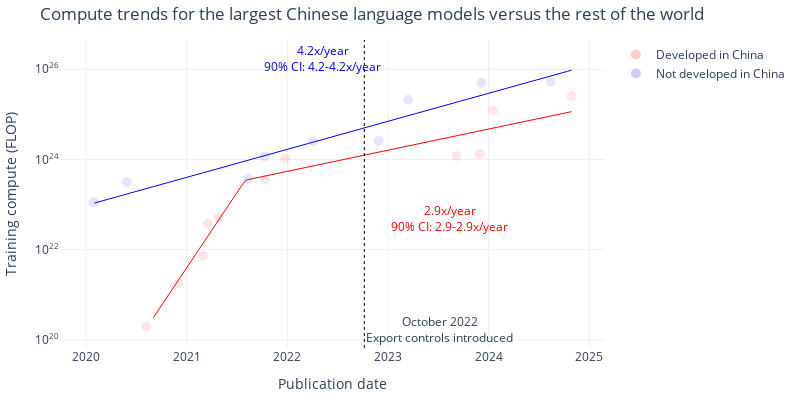

The cell this chart's notebook holds for it:
### Code cell
# Graph of the different model fits using plotly

# Use the selected models
model_types = selected_model
# Or custom:
model_types = {
    'Non-China': 'Simple',
    'China': 'One kink',
}
# Parameters for each model selection
model_params = {
    'Simple': {
        'kink_count': 0,
        'allow_discontinuities': False,
    },
    'One kink': {
        'kink_count': 1,
        'allow_discontinuities': False,
    },
    'Discontinuity': {
        'kink_count': 1,
        'allow_discontinuities': True,
    }
}

def plot_model(df, model_types, model_params):
    fig = go.Figure()

    # Plot the original data points
    df_non_china = df[df['category'] == 'Non-China']
    df_china = df[df['category'] == 'China']

    fig.add_trace(go.Scatter(
        x=df_non_china['date'], y=df_non_china['log_flop'],
        mode='markers', name='Not developed in China', text=df_non_china['Model'],
        marker=dict(color=colors['Non-China'], opacity=0.1, size=10)
    ))
    fig.add_trace(go.Scatter(
        x=df_china['date'], y=df_china['log_flop'],
        mode='markers', name='Developed in China', text=df_china['Model'],
        marker=dict(color=colors['China'], opacity=0.1, size=10)
    ))

    # Show the export controls date
    # Convert 2022-10-07 to seconds since epoch
    export_controls_date = pd.Timestamp('2022-10-07').value / 1e6
    fig.add_vline(x=export_controls_date, line_color='black', line_width=1, line_dash='dot', 
        annotation_text='October 2022<br>Export controls introduced', annotation_position='bottom right')

    date_grid = pd.date_range(start=df['date'].min(), end=df['date'].max(), freq='D')

    trend_dfs = {}
    ci_dfs = {}
    fit_results = {}
    for category, model_type in model_types.items():
        params = model_params[model_type]
        fit_result = fit_n_phase_exponential(df[df['category'] == category], **params)
        fit_results[category] = fit_result

        # Get the month of the first point, then use that to index the date_grid
        start_month = df[df['category'] == category]['date'].min().month + 1
        start_index = np.where(date_grid.month == start_month)[0][0]
        log_flop = fit_result.predict(pd.Series(date_grid))
        # To plot the bootstrapped mean prediction instead:
        # log_flop = np.mean(regression_data[category]['bootstrap_predictions'][model_type], axis=0)

        trend_dfs[category] = pd.DataFrame({
            'date': date_grid[start_index:],
            'log_flop': log_flop[start_index:],
        })

        # Get the confidence intervals
        ci_data = calculate_confidence_intervals(regression_data[category]['bootstrap_predictions'], percentile=90)
        ci_dfs[category] = pd.DataFrame({
            'date': date_grid[start_index:],
            'lower': ci_data[model_type]['lower'][start_index:],
            'upper': ci_data[model_type]['upper'][start_index:],
        })

        # Plot the best fit line with confidence intervals
        fig.add_trace(go.Scatter(
            x=date_grid[start_index:], y=log_flop[start_index:],
            mode='lines', name=f'{category} best fit line',
            line=dict(color=colors[category], width=1),
            showlegend=False,
        ))
        fig.add_trace(go.Scatter(
            x=date_grid[start_index:],
            y=ci_data[model_type]['lower'][start_index:],
            mode='lines',
            line=dict(color=colors[category], width=0),
            showlegend=False,
        ))
        fig.add_trace(go.Scatter(
            x=date_grid[start_index:],
            y=ci_data[model_type]['upper'][start_index:],
            mode='lines',
            fill='tonexty',
            fillcolor='rgba(0,0,255,0.1)' if category == 'Non-China' else 'rgba(255,0,0,0.1)',
            line=dict(color=colors[category], width=0),
            name=f'{category} 90% CI',
            showlegend=False,
        ))

    # Add slope labels
    for category in ['Non-China', 'China']:
        category_df = df[df['category'] == category]
        points = [category_df['date'].min()] + fit_results[category].break_points_dt + [category_df['date'].max()]
        model_type = model_types[category]
        best_slope = 10**regression_data[category]['models'][model_type].oom_year_slopes[-1]
        slopes = bootstrap_summary_data[category]['bootstrap_slopes'][model_type]
        slope_label = f'{best_slope:.1f}x/year<br>90% CI: {slopes[0]:.1f}-{slopes[1]:.1f}x/year'
        for i in range(len(points) - 2, len(points) - 1):
            mid = points[i] + (points[i+1] - points[i]) / 2
            if category == 'China':
                mid += pd.Timedelta(days=150)
            y = fit_results[category].predict(pd.Series([mid]))[0]
            fig.add_annotation(
                x=mid, y=y + 1.8 * (1 if category == 'Non-China' else -1),
                text=slope_label,
                showarrow=False,
                font=dict(size=12, color=colors[category])
            )

    # Update layout
    title = f'Compute trends for the largest Chinese language models versus the rest of the world'
    fig.update_layout(
        template='plotly_white',
        width=800,
        height=400,
        title=title,
        xaxis_title='Publication date',
        yaxis_title='Training compute (FLOP)',
        legend_title='',
        margin=dict(l=10, r=10, t=40, b=10),
        yaxis=dict(
            tickmode='array',
            tickvals=list(range(int(df['log_flop'].min()), int(df['log_flop'].max())+2, 2)),
            ticktext=[f'10<sup>{i}</sup>' for i in range(int(df['log_flop'].min()), int(df['log_flop'].max())+2, 2)]
        )
    )

    if save:
        fname = f'compute_regression_china_model={model_types["China"]}_non_china_model={model_types["Non-China"]}_model_selection={model_selection}_frontier={frontier_selection}_top{top_n}_cutoff={cutoff_date}'
        save_plot(fig, results_dir, fname)
        
        slope_df = pd.DataFrame({
            'Category': ['Non-China', 'China'],
            'Best fit slope': [10**regression_data[category]['models'][model_types[category]].oom_year_slopes[-1] for category in ['Non-China', 'China']],
            '90% CI lower': [bootstrap_summary_data[category]['bootstrap_slopes'][model_types[category]][0] for category in ['Non-China', 'China']],
            '90% CI upper': [bootstrap_summary_data[category]['bootstrap_slopes'][model_types[category]][1] for category in ['Non-China', 'China']],
        })
        slope_df.to_csv(results_dir + f'plot_data/recent_slopes_{fname}.csv', index=False)

        df_non_china[['Model', 'Organization', 'date', 'log_flop']].to_csv(results_dir + f'plot_data/non_china_scatter_{fname}.csv', index=False)
        df_china[['Model', 'Organization', 'date', 'log_flop']].to_csv(results_dir + f'plot_data/china_scatter_{fname}.csv', index=False)
        trend_dfs['Non-China'][['date', 'log_flop']].to_csv(results_dir + f'plot_data/non_china_best_fit_line_{fname}.csv', index=False)
        trend_dfs['China'][['date', 'log_flop']].to_csv(results_dir + f'plot_data/china_best_fit_line_{fname}.csv', index=False)
        ci_dfs['Non-China'][['date', 'lower', 'upper']].to_csv(results_dir + f'plot_data/non_china_ci_{fname}.csv', index=False)
        ci_dfs['China'][['date', 'lower', 'upper']].to_csv(results_dir + f'plot_data/china_ci_{fname}.csv', index=False)

    fig.show()

    return fit_result

fit_result = plot_model(df_filtered, model_types, model_params)

### Figure 1 — Plotly figure (JSON) as saved in the notebook; plotly's stock layout.template omitted (floating-point values rounded to 4 significant figures; data arrays with more than 128 entries replaced by an {"elided": "..."} marker saying what was removed)
{"data": [{"marker": {"color": "blue", "opacity": 0.1, "size": 10}, "mode": "markers", "name": "Not developed in China", "text": ["Meena", "GPT-3 175B (davinci)", "Jurassic-1-Jumbo", "Megatron-Turing NLG 530B", "PaLM (540B)", "GPT-3.5", "GPT-4", "Gemini 1.0 Ultra", "Grok-2"], "type": "scatter", "x": ["2020-01-28T00:00:00", "2020-05-28T00:00:00", "2021-08-11T00:00:00", "2021-10-11T00:00:00", "2022-04-04T00:00:00", "2022-11-28T00:00:00", "2023-03-15T00:00:00", "2023-12-06T00:00:00", "2024-08-13T00:00:00"], "y": [23.05, 23.5, 23.57, 24.07, 24.4, 24.41, 25.32, 25.7, 25.72]}, {"marker": {"color": "red", "opacity": 0.1, "size": 10}, "mode": "markers", "name": "Developed in China", "text": ["ERNIE-GEN (large)", "CPM-Large", "Wu Dao - Wen Lan", "GLM-10B", "PanGu-α", "Yuan 1.0", "ERNIE 3.0 Titan", "Hunyuan", "Qwen-72B", "GLM-4 (0116)", "Doubao-pro"], "type": "scatter", "x": ["2020-08-06T00:00:00", "2020-12-01T00:00:00", "2021-03-01T00:00:00", "2021-03-18T00:00:00", "2021-04-25T00:00:00", "2021-10-12T00:00:00", "2021-12-23T00:00:00", "2023-09-07T00:00:00", "2023-11-30T00:00:00", "2024-01-17T00:00:00", "2024-10-28T00:00:00"], "y": [20.3, 21.26, 21.86, 22.58, 22.71, 23.55, 24.02, 24.08, 24.11, 25.08, 25.4]}, {"line": {"color": "blue", "width": 1}, "mode": "lines", "name": "Non-China best fit line", "showlegend": false, "type": "scatter", "x": {"elided": "1732 str values"}, "y": {"elided": "1732 float values"}}, {"line": {"color": "blue", "width": 0}, "mode": "lines", "showlegend": false, "type": "scatter", "x": {"elided": "1732 str values"}, "y": {"elided": "1732 float values"}}, {"fill": "tonexty", "fillcolor": "rgba(0,0,255,0.1)", "line": {"color": "blue", "width": 0}, "mode": "lines", "name": "Non-China 90% CI", "showlegend": false, "type": "scatter", "x": {"elided": "1732 str values"}, "y": {"elided": "1732 float values"}}, {"line": {"color": "red", "width": 1}, "mode": "lines", "name": "China best fit line", "showlegend": false, "type": "scatter", "x": {"elided": "1519 str values"}, "y": {"elided": "1519 float values"}}, {"line": {"color": "red", "width": 0}, "mode": "lines", "showlegend": false, "type": "scatter", "x": {"elided": "1519 str values"}, "y": {"elided": "1519 float values"}}, {"fill": "tonexty", "fillcolor": "rgba(255,0,0,0.1)", "line": {"color": "red", "width": 0}, "mode": "lines", "name": "China 90% CI", "showlegend": false, "type": "scatter", "x": {"elided": "1519 str values"}, "y": {"elided": "1519 float values"}}], "layout": {"annotations": [{"showarrow": false, "text": "October 2022<br>Export controls introduced", "x": 1665100800000, "xanchor": "left", "xref": "x", "y": 0, "yanchor": "bottom", "yref": "y domain"}, {"font": {"color": "blue", "size": 12}, "showarrow": false, "text": "4.2x/year<br>90% CI: 4.2-4.2x/year", "x": "2022-05-06T12:00:00", "y": 26.24}, {"font": {"color": "red", "size": 12}, "showarrow": false, "text": "2.9x/year<br>90% CI: 2.9-2.9x/year", "x": "2023-08-13T00:00:00", "y": 22.69}], "height": 400, "legend": {"title": {"text": ""}}, "margin": {"b": 10, "l": 10, "r": 10, "t": 40}, "shapes": [{"line": {"color": "black", "dash": "dot", "width": 1}, "type": "line", "x0": 1665100800000, "x1": 1665100800000, "xref": "x", "y0": 0, "y1": 1, "yref": "y domain"}], "title": {"text": "Compute trends for the largest Chinese language models versus the rest of the world"}, "width": 800, "xaxis": {"title": {"text": "Publication date"}}, "yaxis": {"tickmode": "array", "ticktext": ["10<sup>20</sup>", "10<sup>22</sup>", "10<sup>24</sup>", "10<sup>26</sup>"], "tickvals": [20, 22, 24, 26], "title": {"text": "Training compute (FLOP)"}}}}
